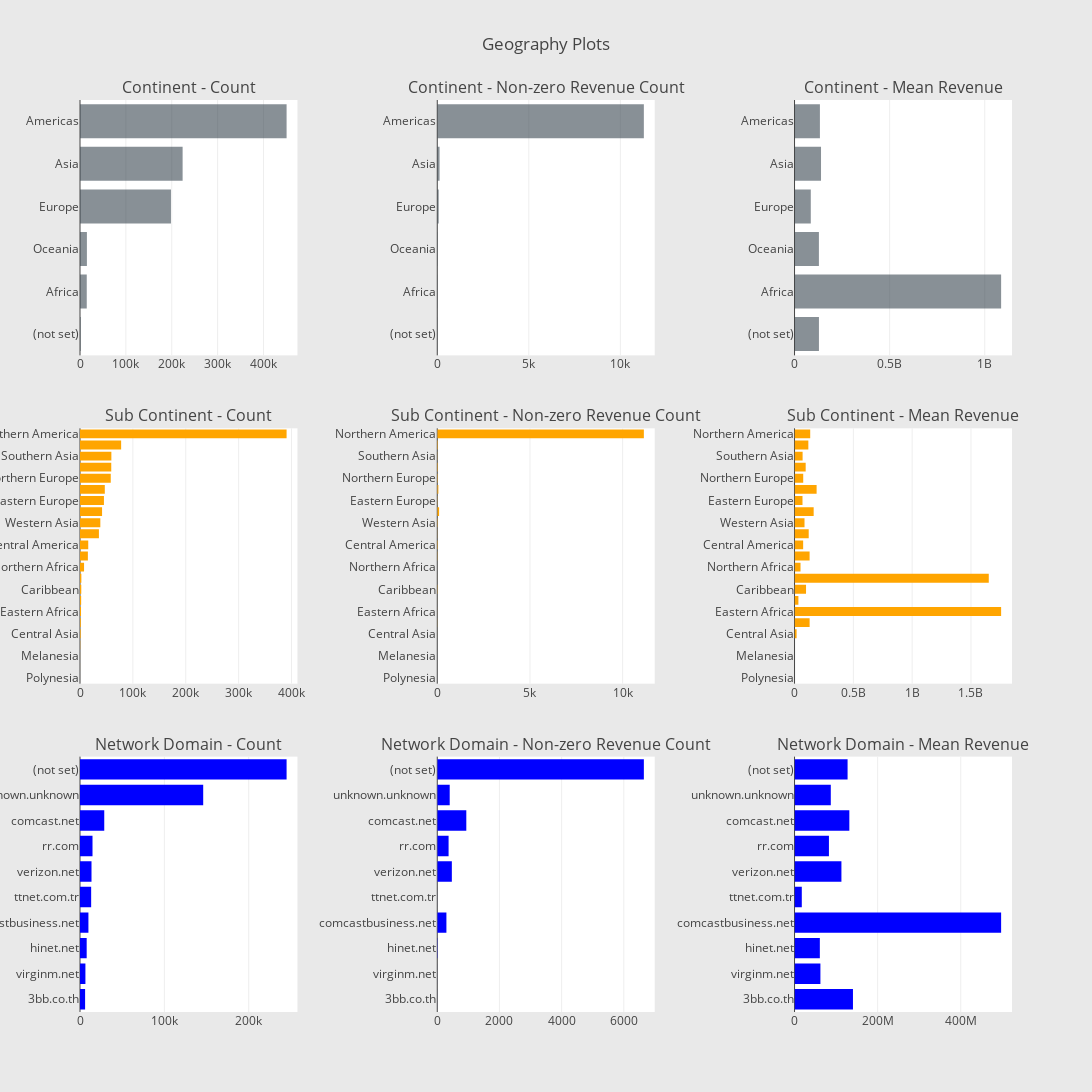

The notebook cell saved with this chart:
### Markdown cell above
In the test set, we have dates from 2 Aug, 2017 to 30 Apr, 2018. So there are no common dates between train and test set. So it might be a good idea to do time based validation for this dataset.

#### Geograhic Information

### Code cell
# Continent
cnt_srs = train_df.groupby('geoNetwork.continent')['totals.transactionRevenue'].agg(['size', 'count', 'mean'])
cnt_srs.columns = ["count", "count of non-zero revenue", "mean"]
cnt_srs = cnt_srs.sort_values(by="count", ascending=False)
trace1 = horizontal_bar_chart(cnt_srs["count"].head(10), 'rgba(58, 71, 80, 0.6)')
trace2 = horizontal_bar_chart(cnt_srs["count of non-zero revenue"].head(10), 'rgba(58, 71, 80, 0.6)')
trace3 = horizontal_bar_chart(cnt_srs["mean"].head(10), 'rgba(58, 71, 80, 0.6)')

# Sub-continent
cnt_srs = train_df.groupby('geoNetwork.subContinent')['totals.transactionRevenue'].agg(['size', 'count', 'mean'])
cnt_srs.columns = ["count", "count of non-zero revenue", "mean"]
cnt_srs = cnt_srs.sort_values(by="count", ascending=False)
trace4 = horizontal_bar_chart(cnt_srs["count"], 'orange')
trace5 = horizontal_bar_chart(cnt_srs["count of non-zero revenue"], 'orange')
trace6 = horizontal_bar_chart(cnt_srs["mean"], 'orange')

# Network domain
cnt_srs = train_df.groupby('geoNetwork.networkDomain')['totals.transactionRevenue'].agg(['size', 'count', 'mean'])
cnt_srs.columns = ["count", "count of non-zero revenue", "mean"]
cnt_srs = cnt_srs.sort_values(by="count", ascending=False)
trace7 = horizontal_bar_chart(cnt_srs["count"].head(10), 'blue')
trace8 = horizontal_bar_chart(cnt_srs["count of non-zero revenue"].head(10), 'blue')
trace9 = horizontal_bar_chart(cnt_srs["mean"].head(10), 'blue')

# Creating two subplots
fig = tools.make_subplots(rows=3, cols=3, vertical_spacing=0.08, horizontal_spacing=0.15, 
                          subplot_titles=["Continent - Count", "Continent - Non-zero Revenue Count", "Continent - Mean Revenue",
                                          "Sub Continent - Count",  "Sub Continent - Non-zero Revenue Count", "Sub Continent - Mean Revenue",
                                          "Network Domain - Count", "Network Domain - Non-zero Revenue Count", "Network Domain - Mean Revenue"])

fig.append_trace(trace1, 1, 1)
fig.append_trace(trace2, 1, 2)
fig.append_trace(trace3, 1, 3)
fig.append_trace(trace4, 2, 1)
fig.append_trace(trace5, 2, 2)
fig.append_trace(trace6, 2, 3)
fig.append_trace(trace7, 3, 1)
fig.append_trace(trace8, 3, 2)
fig.append_trace(trace9, 3, 3)

fig['layout'].update(height=1500, width=1200, paper_bgcolor='rgb(233,233,233)', title="Geography Plots")
py.iplot(fig, filename='geo-plots')

### Figure 1 — Plotly figure (JSON) as saved in the notebook; plotly's stock layout.template omitted (floating-point values rounded to 4 significant figures)
{"data": [{"marker": {"color": "rgba(58, 71, 80, 0.6)"}, "orientation": "h", "showlegend": false, "type": "bar", "uid": "45bddff0-d643-11e8-b6b9-e8ea6a21a790", "x": [1468, 14745, 15054, 198311, 223698, 450377], "xaxis": "x", "y": ["(not set)", "Africa", "Oceania", "Europe", "Asia", "Americas"], "yaxis": "y"}, {"marker": {"color": "rgba(58, 71, 80, 0.6)"}, "orientation": "h", "showlegend": false, "type": "bar", "uid": "45be95d0-d643-11e8-babf-e8ea6a21a790", "x": [6, 8, 14, 79, 125, 11283], "xaxis": "x2", "y": ["(not set)", "Africa", "Oceania", "Europe", "Asia", "Americas"], "yaxis": "y2"}, {"marker": {"color": "rgba(58, 71, 80, 0.6)"}, "orientation": "h", "showlegend": false, "type": "bar", "uid": "45bf18d4-d643-11e8-957e-e8ea6a21a790", "x": [128300000.0, 1085970000, 128100000.0, 85410000.0, 139214720, 133400000.0], "xaxis": "x3", "y": ["(not set)", "Africa", "Oceania", "Europe", "Asia", "Americas"], "yaxis": "y3"}, {"marker": {"color": "orange"}, "orientation": "h", "showlegend": false, "type": "bar", "uid": "45bfa286-d643-11e8-a481-e8ea6a21a790", "x": [25, 55, 81, 393, 1215, 1468, 1927, 2169, 2406, 2573, 7683, 14893, 15583, 35780, 38443, 41731, 45249, 46919, 58168, 59114, 59321, 77800, 390657], "xaxis": "x4", "y": ["Polynesia", "Micronesian Region", "Melanesia", "Middle Africa", "Central Asia", "(not set)", "Eastern Africa", "Southern Africa", "Caribbean", "Western Africa", "Northern Africa", "Australasia", "Central America", "Southern Europe", "Western Asia", "South America", "Eastern Europe", "Eastern Asia", "Northern Europe", "Western Europe", "Southern Asia", "Southeast Asia", "Northern America"], "yaxis": "y4"}, {"marker": {"color": "orange"}, "orientation": "h", "showlegend": false, "type": "bar", "uid": "45c05f0a-d643-11e8-8f9c-e8ea6a21a790", "x": [0, 0, 0, 0, 2, 6, 3, 2, 16, 2, 1, 14, 26, 8, 21, 98, 14, 59, 27, 30, 11, 32, 11143], "xaxis": "x5", "y": ["Polynesia", "Micronesian Region", "Melanesia", "Middle Africa", "Central Asia", "(not set)", "Eastern Africa", "Southern Africa", "Caribbean", "Western Africa", "Northern Africa", "Australasia", "Central America", "Southern Europe", "Western Asia", "South America", "Eastern Europe", "Eastern Asia", "Northern Europe", "Western Europe", "Southern Asia", "Southeast Asia", "Northern America"], "yaxis": "y5"}, {"marker": {"color": "orange"}, "orientation": "h", "showlegend": false, "type": "bar", "uid": "45c0fbb8-d643-11e8-a5ce-e8ea6a21a790", "x": [null, null, null, null, 17490000, 128300000.0, 1756000000.0, 32850000, 97721875, 1651200000, 50960000, 128100000.0, 73290000.0, 120501250, 84810000.0, 162600000.0, 67630000.0, 187700000.0, 73850000.0, 94740000.0, 68600000.0, 117400000.0, 133300000.0], "xaxis": "x6", "y": ["Polynesia", "Micronesian Region", "Melanesia", "Middle Africa", "Central Asia", "(not set)", "Eastern Africa", "Southern Africa", "Caribbean", "Western Africa", "Northern Africa", "Australasia", "Central America", "Southern Europe", "Western Asia", "South America", "Eastern Europe", "Eastern Asia", "Northern Europe", "Western Europe", "Southern Asia", "Southeast Asia", "Northern America"], "yaxis": "y6"}, {"marker": {"color": "blue"}, "orientation": "h", "showlegend": false, "type": "bar", "uid": "45c17d54-d643-11e8-9ab3-e8ea6a21a790", "x": [6046, 6414, 7919, 9985, 13228, 13637, 14827, 28743, 146034, 244881], "xaxis": "x7", "y": ["3bb.co.th", "virginm.net", "hinet.net", "comcastbusiness.net", "ttnet.com.tr", "verizon.net", "rr.com", "comcast.net", "unknown.unknown", "(not set)"], "yaxis": "y7"}, {"marker": {"color": "blue"}, "orientation": "h", "showlegend": false, "type": "bar", "uid": "45c21c9e-d643-11e8-abe7-e8ea6a21a790", "x": [1, 1, 11, 294, 1, 469, 364, 934, 400, 6645], "xaxis": "x8", "y": ["3bb.co.th", "virginm.net", "hinet.net", "comcastbusiness.net", "ttnet.com.tr", "verizon.net", "rr.com", "comcast.net", "unknown.unknown", "(not set)"], "yaxis": "y8"}, {"marker": {"color": "blue"}, "orientation": "h", "showlegend": false, "type": "bar", "uid": "45c2ae2c-d643-11e8-938a-e8ea6a21a790", "x": [140590000, 62270000, 60890000.0, 497100000.0, 17460000, 112800000.0, 82780000.0, 131900000.0, 87253850, 127700000.0], "xaxis": "x9", "y": ["3bb.co.th", "virginm.net", "hinet.net", "comcastbusiness.net", "ttnet.com.tr", "verizon.net", "rr.com", "comcast.net", "unknown.unknown", "(not set)"], "yaxis": "y9"}], "layout": {"annotations": [{"font": {"size": 16}, "showarrow": false, "text": "Continent - Count", "x": 0.1167, "xanchor": "center", "xref": "paper", "y": 1, "yanchor": "bottom", "yref": "paper"}, {"font": {"size": 16}, "showarrow": false, "text": "Continent - Non-zero Revenue Count", "x": 0.5, "xanchor": "center", "xref": "paper", "y": 1, "yanchor": "bottom", "yref": "paper"}, {"font": {"size": 16}, "showarrow": false, "text": "Continent - Mean Revenue", "x": 0.8833, "xanchor": "center", "xref": "paper", "y": 1, "yanchor": "bottom", "yref": "paper"}, {"font": {"size": 16}, "showarrow": false, "text": "Sub Continent - Count", "x": 0.1167, "xanchor": "center", "xref": "paper", "y": 0.64, "yanchor": "bottom", "yref": "paper"}, {"font": {"size": 16}, "showarrow": false, "text": "Sub Continent - Non-zero Revenue Count", "x": 0.5, "xanchor": "center", "xref": "paper", "y": 0.64, "yanchor": "bottom", "yref": "paper"}, {"font": {"size": 16}, "showarrow": false, "text": "Sub Continent - Mean Revenue", "x": 0.8833, "xanchor": "center", "xref": "paper", "y": 0.64, "yanchor": "bottom", "yref": "paper"}, {"font": {"size": 16}, "showarrow": false, "text": "Network Domain - Count", "x": 0.1167, "xanchor": "center", "xref": "paper", "y": 0.28, "yanchor": "bottom", "yref": "paper"}, {"font": {"size": 16}, "showarrow": false, "text": "Network Domain - Non-zero Revenue Count", "x": 0.5, "xanchor": "center", "xref": "paper", "y": 0.28, "yanchor": "bottom", "yref": "paper"}, {"font": {"size": 16}, "showarrow": false, "text": "Network Domain - Mean Revenue", "x": 0.8833, "xanchor": "center", "xref": "paper", "y": 0.28, "yanchor": "bottom", "yref": "paper"}], "height": 1500, "paper_bgcolor": "rgb(233,233,233)", "title": "Geography Plots", "width": 1200, "xaxis": {"anchor": "y", "domain": [0, 0.2333]}, "xaxis2": {"anchor": "y2", "domain": [0.3833, 0.6167]}, "xaxis3": {"anchor": "y3", "domain": [0.7667, 1.0]}, "xaxis4": {"anchor": "y4", "domain": [0, 0.2333]}, "xaxis5": {"anchor": "y5", "domain": [0.3833, 0.6167]}, "xaxis6": {"anchor": "y6", "domain": [0.7667, 1.0]}, "xaxis7": {"anchor": "y7", "domain": [0, 0.2333]}, "xaxis8": {"anchor": "y8", "domain": [0.3833, 0.6167]}, "xaxis9": {"anchor": "y9", "domain": [0.7667, 1.0]}, "yaxis": {"anchor": "x", "domain": [0.72, 1]}, "yaxis2": {"anchor": "x2", "domain": [0.72, 1]}, "yaxis3": {"anchor": "x3", "domain": [0.72, 1]}, "yaxis4": {"anchor": "x4", "domain": [0.36, 0.64]}, "yaxis5": {"anchor": "x5", "domain": [0.36, 0.64]}, "yaxis6": {"anchor": "x6", "domain": [0.36, 0.64]}, "yaxis7": {"anchor": "x7", "domain": [0, 0.28]}, "yaxis8": {"anchor": "x8", "domain": [0, 0.28]}, "yaxis9": {"anchor": "x9", "domain": [0, 0.28]}}}
